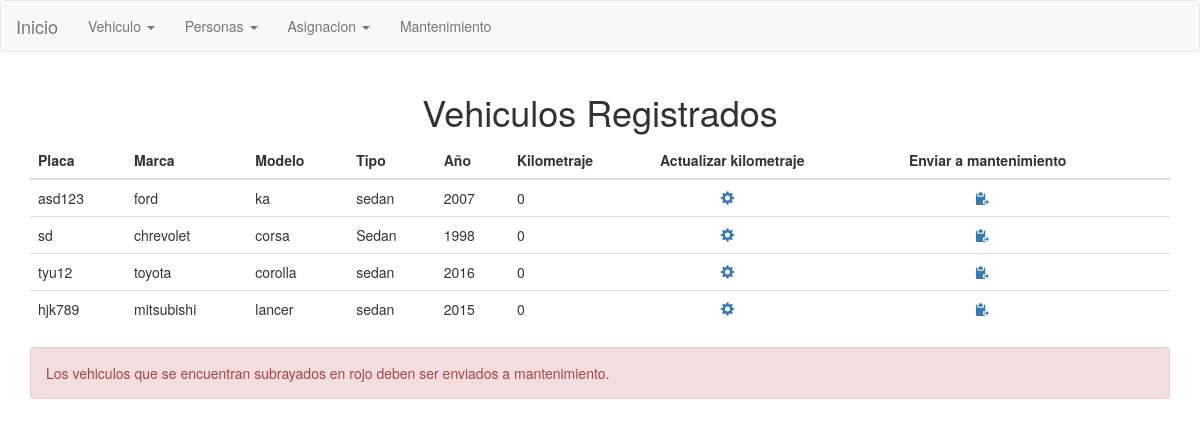
Page /?view=vehiculos&mode=mantenimiento on the committed database.
### tables this page shows
CREATE TABLE IF NOT EXISTS `vehiculo` (
`id` int(200) NOT NULL,
  `placa` varchar(30) NOT NULL,
  `marca` varchar(30) NOT NULL,
  `modelo` varchar(30) NOT NULL,
  `tipo` varchar(30) NOT NULL,
  `año` int(5) NOT NULL,
  `estatus` int(2) NOT NULL DEFAULT '1',
  `kilometraje` int(255) NOT NULL
);

### core/bin/functions/Vehiculos.php (called while the page is built, shortened)
<?php
  function Vehiculos() {
    $db = new Conexion();
    $sql = $db->query("SELECT * FROM vehiculo;");
    if ($db->rows($sql) > 0) {
      while ($data = $db->recorrer($sql)) {
        $vehiculos[$data['id']] = $data;
      }
    }else{
      $vehiculos = false;
    }
    return $vehiculos;
  }
 ?>

### core/core.php (called while the page is built, shortened)
<?php
  require('core/models/class.Conexion.php');
  require('core/bin/functions/Vehiculos.php');
  $_vehiculos = Vehiculos();
 ?>

### core/models/class.Conexion.php (called while the page is built, shortened)
<?php
  class Conexion extends mysqli {
    public function rows($query){
      return mysqli_num_rows($query);
    }
    public function liberar($query){
      return mysqli_free_result($query);
    }
    public function recorrer($query){
      return mysqli_fetch_array($query);
    }
  }
 ?>

### views/template/mantenimiento.php (the view, shortened to what this page needs)
<?php include('views/overall/header.php'); ?>
<body>
<?php
  include('views/overall/topnav.php');
?>
    <div class="col-sm-12">
        <center><h1>Vehiculos Registrados</h1></center>
          <div class="col-md-12">
            <?php
            if(false != $_vehiculos) {
            ?>
             <table class="table table-hover" id="table"><thead><tr>
             <th>Placa</th>
             <th>Marca</th>
             <th>Modelo</th>
             <th>Tipo</th>
             <th>Año</th>
             <th>Kilometraje</th>
             <th>Actualizar kilometraje</th>
             <th>Enviar a mantenimiento</th>
             </tr></thead>
             <tbody>
             <?php
              foreach($_vehiculos as $id_vehiculo => $vehiculo_array) {
             ?>
                <tr style="<?php if ($_vehiculos[$id_vehiculo]['kilometraje'] > 2000){ echo "background-color: rgba(193, 30, 30, 0.4);"; }?>">
                  <td><?php echo $_vehiculos[$id_vehiculo]['placa'] ?></td>
                  <td><?php echo $_vehiculos[$id_vehiculo]['marca'] ?></td>
                  <td><?php echo $_vehiculos[$id_vehiculo]['modelo'] ?></td>
                  <td><?php echo $_vehiculos[$id_vehiculo]['tipo'] ?></td>
                  <td><?php echo $_vehiculos[$id_vehiculo]['año'] ?></td>
                  <td><?php echo $_vehiculos[$id_vehiculo]['kilometraje'] ?></td>
                  <?php
                  echo '<td><a href="?view=vehiculos&mode=kilometraje&id='.$_vehiculos[$id_vehiculo]['id'].'"><span class="glyphicon glyphicon-cog" style="margin-left: 26%;"><span></a></td>
                  <td id='.$_vehiculos[$id_vehiculo]['id'].'><a href="#" id="enviar">
                          <span class="glyphicon glyphicon-paste" style="margin-left: 26%;"><span>
                      </a>
                  </td>' ?>
                </tr>
              <?php } ?>
              </tbody></table>
              <div class="alert alert-danger" role="alert">Los vehiculos que se encuentran subrayados en rojo deben ser enviados a mantenimiento.</div>
            <?php
            } else {
            ?>
              <div class="alert alert-dismissible alert-info"><strong>INFORMACIÓN: </strong> Todavía no existe ningun vehiculo registrado.</div>
            <?php } ?>
          </div>
    </div>
</body>
</html>

### rows in the picture
vehiculo: placa "asd123", marca "ford", modelo "ka", tipo "sedan", año "2007", kilometraje "0"
vehiculo: placa "sd", marca "chrevolet", modelo "corsa", tipo "Sedan", año "1998", kilometraje "0"
vehiculo: placa "tyu12", marca "toyota", modelo "corolla", tipo "sedan", año "2016", kilometraje "0"
vehiculo: placa "hjk789", marca "mitsubishi", modelo "lancer", tipo "sedan", año "2015", kilometraje "0"
